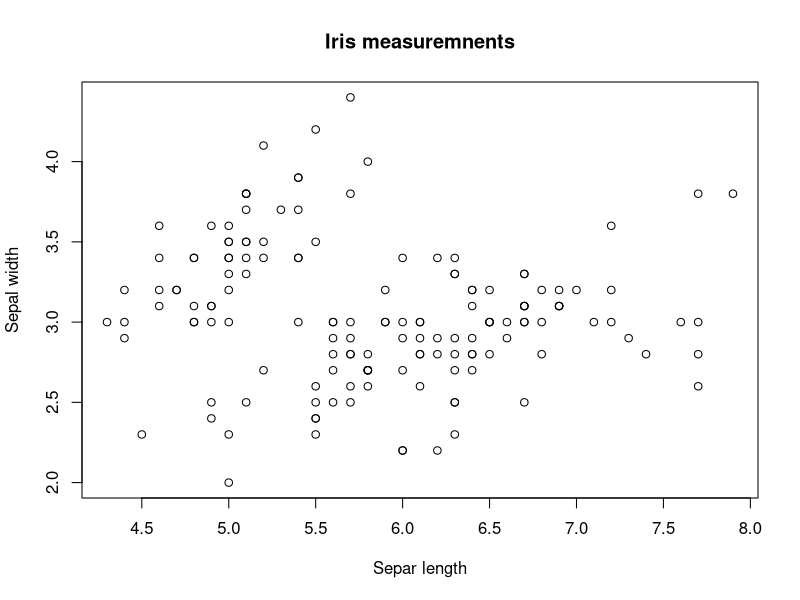

Here is the R script that generated this plot:
## ---- chunk 1
knitr::opts_chunk$set(echo = TRUE)
## ---- chunk 2
plot(x=iris$Sepal.Length,
     y=iris$Sepal.Width,
     xlab="Separ length",
     ylab="Sepal width",
     main="Iris measuremnents")
